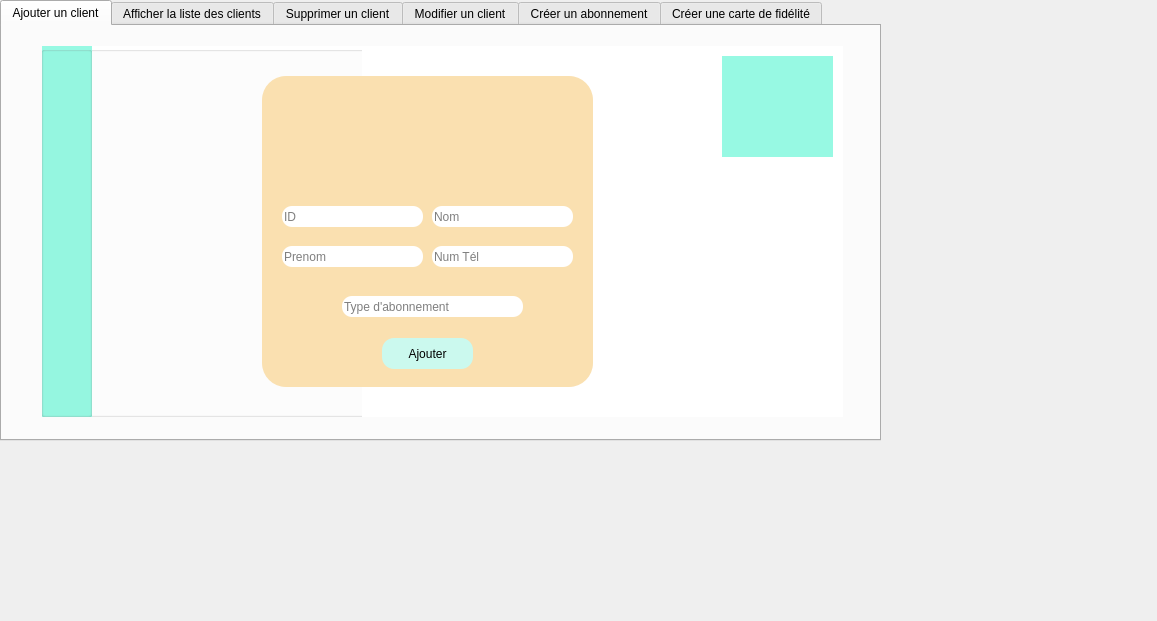
<?xml version="1.0" encoding="UTF-8"?>
<ui version="4.0">
 <class>Client</class>
 <widget class="QDialog" name="Client">
  <property name="geometry">
   <rect>
    <x>0</x>
    <y>0</y>
    <width>1157</width>
    <height>621</height>
   </rect>
  </property>
  <property name="windowTitle">
   <string>Dialog</string>
  </property>
  <widget class="QTabWidget" name="tabWidget">
   <property name="geometry">
    <rect>
     <x>0</x>
     <y>0</y>
     <width>881</width>
     <height>441</height>
    </rect>
   </property>
   <property name="styleSheet">
    <string notr="true"/>
   </property>
   <property name="currentIndex">
    <number>0</number>
   </property>
   <widget class="QWidget" name="tab">
    <attribute name="title">
     <string>Ajouter un client</string>
    </attribute>
    <widget class="QGroupBox" name="groupBox">
     <property name="geometry">
      <rect>
       <x>40</x>
       <y>20</y>
       <width>801</width>
       <height>371</height>
      </rect>
     </property>
     <property name="styleSheet">
      <string notr="true">background-color: rgb(255, 255, 255);</string>
     </property>
     <property name="title">
      <string/>
     </property>
     <widget class="QLabel" name="label">
      <property name="geometry">
       <rect>
        <x>320</x>
        <y>0</y>
        <width>481</width>
        <height>371</height>
       </rect>
      </property>
      <property name="text">
       <string/>
      </property>
      <property name="pixmap">
       <pixmap>../qt/1x/Fichier 5.png</pixmap>
      </property>
      <property name="scaledContents">
       <bool>true</bool>
      </property>
     </widget>
     <widget class="QGroupBox" name="groupBox_2">
      <property name="geometry">
       <rect>
        <x>220</x>
        <y>30</y>
        <width>331</width>
        <height>311</height>
       </rect>
      </property>
      <property name="styleSheet">
       <string notr="true">background-color: rgb(250, 224, 176);
border-radius:24px;</string>
      </property>
      <property name="title">
       <string/>
      </property>
      <widget class="QLabel" name="label_2">
       <property name="geometry">
        <rect>
         <x>120</x>
         <y>10</y>
         <width>91</width>
         <height>81</height>
        </rect>
       </property>
       <property name="text">
        <string/>
       </property>
       <property name="pixmap">
        <pixmap>../../Downloads/client.png</pixmap>
       </property>
       <property name="scaledContents">
        <bool>true</bool>
       </property>
      </widget>
      <widget class="QLineEdit" name="le_id">
       <property name="geometry">
        <rect>
         <x>20</x>
         <y>130</y>
         <width>141</width>
         <height>21</height>
        </rect>
       </property>
       <property name="styleSheet">
        <string notr="true">background-color: rgb(255, 255, 255);
border-radius:10px;</string>
       </property>
       <property name="placeholderText">
        <string>ID</string>
       </property>
      </widget>
      <widget class="QPushButton" name="pb_ajouter">
       <property name="geometry">
        <rect>
         <x>120</x>
         <y>262</y>
         <width>91</width>
         <height>31</height>
        </rect>
       </property>
       <property name="styleSheet">
        <string notr="true">QPushButton{
background-color: rgb(203, 249, 238);
border-radius:12px;
font: 12pt &quot;Book Antiqua&quot;;
}
QPushButton:hover{
	background-color: rgb(71, 255, 243);
}</string>
       </property>
       <property name="text">
        <string>Ajouter</string>
       </property>
      </widget>
      <widget class="QLineEdit" name="le_nom">
       <property name="geometry">
        <rect>
         <x>170</x>
         <y>130</y>
         <width>141</width>
         <height>21</height>
        </rect>
       </property>
       <property name="styleSheet">
        <string notr="true">background-color: rgb(255, 255, 255);
border-radius:10px;</string>
       </property>
       <property name="placeholderText">
        <string>Nom</string>
       </property>
      </widget>
      <widget class="QLineEdit" name="le_numtel">
       <property name="geometry">
        <rect>
         <x>170</x>
         <y>170</y>
         <width>141</width>
         <height>21</height>
        </rect>
       </property>
       <property name="styleSheet">
        <string notr="true">background-color: rgb(255, 255, 255);
border-radius:10px;</string>
       </property>
       <property name="placeholderText">
        <string>Num Tél</string>
       </property>
      </widget>
      <widget class="QLineEdit" name="le_prenom">
       <property name="geometry">
        <rect>
         <x>20</x>
         <y>170</y>
         <width>141</width>
         <height>21</height>
        </rect>
       </property>
       <property name="styleSheet">
        <string notr="true">background-color: rgb(255, 255, 255);
border-radius:10px;</string>
       </property>
       <property name="placeholderText">
        <string>Prenom</string>
       </property>
      </widget>
      <widget class="QLineEdit" name="le_type_abo">
       <property name="geometry">
        <rect>
         <x>80</x>
         <y>220</y>
         <width>181</width>
         <height>21</height>
        </rect>
       </property>
       <property name="styleSheet">
        <string notr="true">background-color: rgb(255, 255, 255);
border-radius:10px;</string>
       </property>
       <property name="placeholderText">
        <string>Type d'abonnement</string>
       </property>
      </widget>
     </widget>
     <widget class="QLabel" name="label_4">
      <property name="geometry">
       <rect>
        <x>680</x>
        <y>10</y>
        <width>111</width>
        <height>101</height>
       </rect>
      </property>
      <property name="styleSheet">
       <string notr="true">
background-color: rgb(151, 249, 227);</string>
      </property>
      <property name="text">
       <string/>
      </property>
      <property name="pixmap">
       <pixmap>../../Downloads/311049087_853191362701555_96167479992419810_n.png</pixmap>
      </property>
      <property name="scaledContents">
       <bool>true</bool>
      </property>
     </widget>
     <widget class="QGroupBox" name="groupBox_4">
      <property name="geometry">
       <rect>
        <x>-1</x>
        <y>0</y>
        <width>51</width>
        <height>371</height>
       </rect>
      </property>
      <property name="styleSheet">
       <string notr="true">background-color: rgb(151, 249, 227);</string>
      </property>
      <property name="title">
       <string/>
      </property>
     </widget>
    </widget>
   </widget>
   <widget class="QWidget" name="tab_2">
    <attribute name="title">
     <string>Afficher la liste des clients</string>
    </attribute>
    <widget class="QGroupBox" name="groupBox_7">
     <property name="geometry">
      <rect>
       <x>10</x>
       <y>20</y>
       <width>861</width>
       <height>371</height>
      </rect>
     </property>
     <property name="styleSheet">
      <string notr="true">background-color: rgb(255, 255, 255);</string>
     </property>
     <property name="title">
      <string/>
     </property>
     <widget class="QLabel" name="label_3">
      <property name="geometry">
       <rect>
        <x>460</x>
        <y>0</y>
        <width>401</width>
        <height>371</height>
       </rect>
      </property>
      <property name="text">
       <string/>
      </property>
      <property name="pixmap">
       <pixmap>../qt/1x/Fichier 5.png</pixmap>
      </property>
      <property name="scaledContents">
       <bool>true</bool>
      </property>
     </widget>
     <widget class="QGroupBox" name="groupBox_17">
      <property name="geometry">
       <rect>
        <x>160</x>
        <y>70</y>
        <width>551</width>
        <height>271</height>
       </rect>
      </property>
      <property name="styleSheet">
       <string notr="true">background-color: rgb(250, 224, 176);
border-radius:24px;</string>
      </property>
      <property name="title">
       <string/>
      </property>
      <widget class="QTableView" name="tab_client">
       <property name="geometry">
        <rect>
         <x>15</x>
         <y>20</y>
         <width>521</width>
         <height>231</height>
        </rect>
       </property>
      </widget>
     </widget>
     <widget class="QLabel" name="label_8">
      <property name="geometry">
       <rect>
        <x>730</x>
        <y>10</y>
        <width>111</width>
        <height>101</height>
       </rect>
      </property>
      <property name="styleSheet">
       <string notr="true">
background-color: rgb(151, 249, 227);</string>
      </property>
      <property name="text">
       <string/>
      </property>
      <property name="pixmap">
       <pixmap>../../Downloads/311049087_853191362701555_96167479992419810_n.png</pixmap>
      </property>
      <property name="scaledContents">
       <bool>true</bool>
      </property>
     </widget>
     <widget class="QGroupBox" name="groupBox_18">
      <property name="geometry">
       <rect>
        <x>-1</x>
        <y>0</y>
        <width>51</width>
        <height>371</height>
       </rect>
      </property>
      <property name="styleSheet">
       <string notr="true">background-color: rgb(151, 249, 227);</string>
      </property>
      <property name="title">
       <string/>
      </property>
     </widget>
     <widget class="QLabel" name="label_5">
      <property name="geometry">
       <rect>
        <x>60</x>
        <y>20</y>
        <width>191</width>
        <height>21</height>
       </rect>
      </property>
      <property name="styleSheet">
       <string notr="true">font: 20pt &quot;Book Antiqua&quot;;</string>
      </property>
      <property name="text">
       <string>Liste des clients</string>
      </property>
     </widget>
     <widget class="QLineEdit" name="lineEdit_rech">
      <property name="geometry">
       <rect>
        <x>280</x>
        <y>20</y>
        <width>301</width>
        <height>41</height>
       </rect>
      </property>
      <property name="styleSheet">
       <string notr="true">QLineEdit{
border-radius:16px;
background-color: rgb(219, 242, 165);
}

QLineEdit:hover{
	background-color: rgb(222, 242, 121);
}</string>
      </property>
     </widget>
     <widget class="QLabel" name="label_22">
      <property name="geometry">
       <rect>
        <x>550</x>
        <y>30</y>
        <width>21</width>
        <height>21</height>
       </rect>
      </property>
      <property name="styleSheet">
       <string notr="true">background-color: rgb(219, 242, 165);</string>
      </property>
      <property name="text">
       <string/>
      </property>
      <property name="pixmap">
       <pixmap>../../Downloads/chercher.png</pixmap>
      </property>
      <property name="scaledContents">
       <bool>true</bool>
      </property>
     </widget>
     <widget class="QPushButton" name="trier_desc">
      <property name="geometry">
       <rect>
        <x>10</x>
        <y>130</y>
        <width>131</width>
        <height>31</height>
       </rect>
      </property>
      <property name="styleSheet">
       <string notr="true">QPushButton{
background-color: rgb(203, 249, 238);
border-radius:12px;
font: 12pt &quot;Book Antiqua&quot;;
}
</string>
      </property>
      <property name="text">
       <string>Trier par nom</string>
      </property>
     </widget>
     <widget class="QPushButton" name="pdf">
      <property name="geometry">
       <rect>
        <x>10</x>
        <y>190</y>
        <width>131</width>
        <height>31</height>
       </rect>
      </property>
      <property name="styleSheet">
       <string notr="true">QPushButton{
background-color: rgb(203, 249, 238);
border-radius:12px;
font: 12pt &quot;Book Antiqua&quot;;
}
</string>
      </property>
      <property name="text">
       <string>Exporter en PDF</string>
      </property>
     </widget>
     <widget class="QPushButton" name="delete_client">
      <property name="geometry">
       <rect>
        <x>10</x>
        <y>250</y>
        <width>131</width>
        <height>31</height>
       </rect>
      </property>
      <property name="styleSheet">
       <string notr="true">QPushButton{
background-color: rgb(203, 249, 238);
border-radius:12px;
font: 12pt &quot;Book Antiqua&quot;;
}
</string>
      </property>
      <property name="text">
       <string>Supprimer</string>
      </property>
     </widget>
     <zorder>label_3</zorder>
     <zorder>groupBox_18</zorder>
     <zorder>label_5</zorder>
     <zorder>groupBox_17</zorder>
     <zorder>lineEdit_rech</zorder>
     <zorder>label_22</zorder>
     <zorder>trier_desc</zorder>
     <zorder>label_8</zorder>
     <zorder>pdf</zorder>
     <zorder>delete_client</zorder>
    </widget>
   </widget>
   <widget class="QWidget" name="tab_3">
    <attribute name="title">
     <string>Supprimer un client</string>
    </attribute>
    <widget class="QGroupBox" name="groupBox_3">
     <property name="geometry">
      <rect>
       <x>40</x>
       <y>20</y>
       <width>801</width>
       <height>371</height>
      </rect>
     </property>
     <property name="styleSheet">
      <string notr="true">background-color: rgb(255, 255, 255);</string>
     </property>
     <property name="title">
      <string/>
     </property>
     <widget class="QLabel" name="label_7">
      <property name="geometry">
       <rect>
        <x>320</x>
        <y>0</y>
        <width>481</width>
        <height>371</height>
       </rect>
      </property>
      <property name="text">
       <string/>
      </property>
      <property name="pixmap">
       <pixmap>../qt/1x/Fichier 5.png</pixmap>
      </property>
      <property name="scaledContents">
       <bool>true</bool>
      </property>
     </widget>
     <widget class="QGroupBox" name="groupBox_5">
      <property name="geometry">
       <rect>
        <x>220</x>
        <y>30</y>
        <width>331</width>
        <height>311</height>
       </rect>
      </property>
      <property name="styleSheet">
       <string notr="true">background-color: rgb(250, 224, 176);
border-radius:24px;</string>
      </property>
      <property name="title">
       <string/>
      </property>
      <widget class="QLineEdit" name="id_supp">
       <property name="geometry">
        <rect>
         <x>70</x>
         <y>140</y>
         <width>181</width>
         <height>41</height>
        </rect>
       </property>
       <property name="styleSheet">
        <string notr="true">background-color: rgb(255, 255, 255);
border-radius:10px;</string>
       </property>
       <property name="placeholderText">
        <string>ID</string>
       </property>
      </widget>
      <widget class="QPushButton" name="pb_supprimer">
       <property name="geometry">
        <rect>
         <x>110</x>
         <y>220</y>
         <width>101</width>
         <height>31</height>
        </rect>
       </property>
       <property name="styleSheet">
        <string notr="true">background-color: rgb(203, 249, 238);
border-radius:12px;
font: 12pt &quot;Book Antiqua&quot;;</string>
       </property>
       <property name="text">
        <string>Supprimer</string>
       </property>
      </widget>
      <widget class="QLabel" name="label_6">
       <property name="geometry">
        <rect>
         <x>120</x>
         <y>10</y>
         <width>81</width>
         <height>81</height>
        </rect>
       </property>
       <property name="text">
        <string/>
       </property>
       <property name="pixmap">
        <pixmap>../../Downloads/supprimer-lutilisateur (1).png</pixmap>
       </property>
       <property name="scaledContents">
        <bool>true</bool>
       </property>
      </widget>
     </widget>
     <widget class="QLabel" name="label_9">
      <property name="geometry">
       <rect>
        <x>680</x>
        <y>10</y>
        <width>111</width>
        <height>101</height>
       </rect>
      </property>
      <property name="styleSheet">
       <string notr="true">
background-color: rgb(151, 249, 227);</string>
      </property>
      <property name="text">
       <string/>
      </property>
      <property name="pixmap">
       <pixmap>../../Downloads/311049087_853191362701555_96167479992419810_n.png</pixmap>
      </property>
      <property name="scaledContents">
       <bool>true</bool>
      </property>
     </widget>
     <widget class="QGroupBox" name="groupBox_6">
      <property name="geometry">
       <rect>
        <x>-1</x>
        <y>0</y>
        <width>51</width>
        <height>371</height>
       </rect>
      </property>
      <property name="styleSheet">
       <string notr="true">background-color: rgb(151, 249, 227);</string>
      </property>
      <property name="title">
       <string/>
      </property>
     </widget>
    </widget>
   </widget>
   <widget class="QWidget" name="tab_4">
    <attribute name="title">
     <string>Modifier un client</string>
    </attribute>
    <widget class="QGroupBox" name="groupBox_8">
     <property name="geometry">
      <rect>
       <x>40</x>
       <y>20</y>
       <width>801</width>
       <height>371</height>
      </rect>
     </property>
     <property name="styleSheet">
      <string notr="true">background-color: rgb(255, 255, 255);</string>
     </property>
     <property name="title">
      <string/>
     </property>
     <widget class="QLabel" name="label_10">
      <property name="geometry">
       <rect>
        <x>320</x>
        <y>0</y>
        <width>481</width>
        <height>371</height>
       </rect>
      </property>
      <property name="text">
       <string/>
      </property>
      <property name="pixmap">
       <pixmap>../qt/1x/Fichier 5.png</pixmap>
      </property>
      <property name="scaledContents">
       <bool>true</bool>
      </property>
     </widget>
     <widget class="QGroupBox" name="groupBox_9">
      <property name="geometry">
       <rect>
        <x>220</x>
        <y>30</y>
        <width>331</width>
        <height>311</height>
       </rect>
      </property>
      <property name="styleSheet">
       <string notr="true">background-color: rgb(250, 224, 176);
border-radius:24px;</string>
      </property>
      <property name="title">
       <string/>
      </property>
      <widget class="QLabel" name="label_11">
       <property name="geometry">
        <rect>
         <x>120</x>
         <y>10</y>
         <width>91</width>
         <height>81</height>
        </rect>
       </property>
       <property name="text">
        <string/>
       </property>
       <property name="pixmap">
        <pixmap>../../Downloads/client.png</pixmap>
       </property>
       <property name="scaledContents">
        <bool>true</bool>
       </property>
      </widget>
      <widget class="QLineEdit" name="le_id_2">
       <property name="geometry">
        <rect>
         <x>20</x>
         <y>130</y>
         <width>141</width>
         <height>21</height>
        </rect>
       </property>
       <property name="styleSheet">
        <string notr="true">background-color: rgb(255, 255, 255);
border-radius:10px;</string>
       </property>
       <property name="placeholderText">
        <string>ID</string>
       </property>
      </widget>
      <widget class="QPushButton" name="pb_edit">
       <property name="geometry">
        <rect>
         <x>120</x>
         <y>262</y>
         <width>91</width>
         <height>31</height>
        </rect>
       </property>
       <property name="styleSheet">
        <string notr="true">background-color: rgb(203, 249, 238);
border-radius:12px;
font: 12pt &quot;Book Antiqua&quot;;</string>
       </property>
       <property name="text">
        <string>Modifier</string>
       </property>
      </widget>
      <widget class="QLineEdit" name="le_nom_2">
       <property name="geometry">
        <rect>
         <x>170</x>
         <y>130</y>
         <width>141</width>
         <height>21</height>
        </rect>
       </property>
       <property name="styleSheet">
        <string notr="true">background-color: rgb(255, 255, 255);
border-radius:10px;</string>
       </property>
       <property name="placeholderText">
        <string>Nom</string>
       </property>
      </widget>
      <widget class="QLineEdit" name="le_numtel_2">
       <property name="geometry">
        <rect>
         <x>170</x>
         <y>170</y>
         <width>141</width>
         <height>21</height>
        </rect>
       </property>
       <property name="styleSheet">
        <string notr="true">background-color: rgb(255, 255, 255);
border-radius:10px;</string>
       </property>
       <property name="placeholderText">
        <string>Num Tél</string>
       </property>
      </widget>
      <widget class="QLineEdit" name="le_prenom_2">
       <property name="geometry">
        <rect>
         <x>20</x>
         <y>170</y>
         <width>141</width>
         <height>21</height>
        </rect>
       </property>
       <property name="styleSheet">
        <string notr="true">background-color: rgb(255, 255, 255);
border-radius:10px;</string>
       </property>
       <property name="placeholderText">
        <string>Prenom</string>
       </property>
      </widget>
      <widget class="QLineEdit" name="le_type_abo_2">
       <property name="geometry">
        <rect>
         <x>70</x>
         <y>220</y>
         <width>181</width>
         <height>21</height>
        </rect>
       </property>
       <property name="styleSheet">
        <string notr="true">background-color: rgb(255, 255, 255);
border-radius:10px;</string>
       </property>
       <property name="placeholderText">
        <string>Type d'abonnement</string>
       </property>
      </widget>
     </widget>
     <widget class="QLabel" name="label_12">
      <property name="geometry">
       <rect>
        <x>680</x>
        <y>10</y>
        <width>111</width>
        <height>101</height>
       </rect>
      </property>
      <property name="styleSheet">
       <string notr="true">
background-color: rgb(151, 249, 227);</string>
      </property>
      <property name="text">
       <string/>
      </property>
      <property name="pixmap">
       <pixmap>../../Downloads/311049087_853191362701555_96167479992419810_n.png</pixmap>
      </property>
      <property name="scaledContents">
       <bool>true</bool>
      </property>
     </widget>
     <widget class="QGroupBox" name="groupBox_10">
      <property name="geometry">
       <rect>
        <x>-1</x>
        <y>0</y>
        <width>51</width>
        <height>371</height>
       </rect>
      </property>
      <property name="styleSheet">
       <string notr="true">background-color: rgb(151, 249, 227);</string>
      </property>
      <property name="title">
       <string/>
      </property>
     </widget>
    </widget>
   </widget>
   <widget class="QWidget" name="tab_5">
    <attribute name="title">
     <string>Créer un abonnement</string>
    </attribute>
    <widget class="QGroupBox" name="groupBox_11">
     <property name="geometry">
      <rect>
       <x>40</x>
       <y>20</y>
       <width>801</width>
       <height>371</height>
      </rect>
     </property>
     <property name="styleSheet">
      <string notr="true">background-color: rgb(255, 255, 255);</string>
     </property>
     <property name="title">
      <string/>
     </property>
     <widget class="QLabel" name="label_13">
      <property name="geometry">
       <rect>
        <x>320</x>
        <y>0</y>
        <width>481</width>
        <height>371</height>
       </rect>
      </property>
      <property name="text">
       <string/>
      </property>
      <property name="pixmap">
       <pixmap>../qt/1x/Fichier 5.png</pixmap>
      </property>
      <property name="scaledContents">
       <bool>true</bool>
      </property>
     </widget>
     <widget class="QGroupBox" name="groupBox_12">
      <property name="geometry">
       <rect>
        <x>220</x>
        <y>30</y>
        <width>331</width>
        <height>311</height>
       </rect>
      </property>
      <property name="styleSheet">
       <string notr="true">background-color: rgb(250, 224, 176);
border-radius:24px;</string>
      </property>
      <property name="title">
       <string/>
      </property>
      <widget class="QLineEdit" name="le_nom_abo">
       <property name="geometry">
        <rect>
         <x>20</x>
         <y>140</y>
         <width>141</width>
         <height>21</height>
        </rect>
       </property>
       <property name="styleSheet">
        <string notr="true">background-color: rgb(255, 255, 255);
border-radius:10px;</string>
       </property>
       <property name="placeholderText">
        <string>Nom</string>
       </property>
      </widget>
      <widget class="QPushButton" name="creer_abo">
       <property name="geometry">
        <rect>
         <x>120</x>
         <y>270</y>
         <width>91</width>
         <height>31</height>
        </rect>
       </property>
       <property name="styleSheet">
        <string notr="true">background-color: rgb(203, 249, 238);
border-radius:12px;
font: 12pt &quot;Book Antiqua&quot;;</string>
       </property>
       <property name="text">
        <string>Créer</string>
       </property>
      </widget>
      <widget class="QLineEdit" name="le_prenom_abo">
       <property name="geometry">
        <rect>
         <x>170</x>
         <y>140</y>
         <width>141</width>
         <height>21</height>
        </rect>
       </property>
       <property name="styleSheet">
        <string notr="true">background-color: rgb(255, 255, 255);
border-radius:10px;</string>
       </property>
       <property name="placeholderText">
        <string>Prenom</string>
       </property>
      </widget>
      <widget class="QLineEdit" name="le_rib">
       <property name="geometry">
        <rect>
         <x>70</x>
         <y>230</y>
         <width>181</width>
         <height>21</height>
        </rect>
       </property>
       <property name="styleSheet">
        <string notr="true">background-color: rgb(255, 255, 255);
border-radius:10px;</string>
       </property>
       <property name="placeholderText">
        <string>RIB</string>
       </property>
      </widget>
      <widget class="QLabel" name="label_16">
       <property name="geometry">
        <rect>
         <x>40</x>
         <y>170</y>
         <width>81</width>
         <height>16</height>
        </rect>
       </property>
       <property name="styleSheet">
        <string notr="true">font: 10pt &quot;Book Antiqua&quot;;</string>
       </property>
       <property name="text">
        <string>Abonnement</string>
       </property>
      </widget>
      <widget class="QLabel" name="label_14">
       <property name="geometry">
        <rect>
         <x>120</x>
         <y>10</y>
         <width>81</width>
         <height>71</height>
        </rect>
       </property>
       <property name="text">
        <string/>
       </property>
       <property name="pixmap">
        <pixmap>../../Downloads/sabonner.png</pixmap>
       </property>
       <property name="scaledContents">
        <bool>true</bool>
       </property>
      </widget>
      <widget class="QDateEdit" name="dateEdit">
       <property name="geometry">
        <rect>
         <x>80</x>
         <y>90</y>
         <width>191</width>
         <height>31</height>
        </rect>
       </property>
       <property name="styleSheet">
        <string notr="true">background-color: rgb(255, 255, 255);</string>
       </property>
      </widget>
      <widget class="QLabel" name="label_23">
       <property name="geometry">
        <rect>
         <x>20</x>
         <y>100</y>
         <width>47</width>
         <height>14</height>
        </rect>
       </property>
       <property name="text">
        <string>Date:</string>
       </property>
      </widget>
      <widget class="QComboBox" name="le_abo">
       <property name="geometry">
        <rect>
         <x>20</x>
         <y>190</y>
         <width>131</width>
         <height>22</height>
        </rect>
       </property>
       <property name="styleSheet">
        <string notr="true">background-color: rgb(255, 255, 255);</string>
       </property>
      </widget>
      <widget class="QLabel" name="label_19">
       <property name="geometry">
        <rect>
         <x>220</x>
         <y>170</y>
         <width>81</width>
         <height>16</height>
        </rect>
       </property>
       <property name="styleSheet">
        <string notr="true">font: 10pt &quot;Book Antiqua&quot;;</string>
       </property>
       <property name="text">
        <string>Paiement</string>
       </property>
      </widget>
      <widget class="QComboBox" name="le_paiement">
       <property name="geometry">
        <rect>
         <x>180</x>
         <y>190</y>
         <width>131</width>
         <height>22</height>
        </rect>
       </property>
       <property name="styleSheet">
        <string notr="true">background-color: rgb(255, 255, 255);</string>
       </property>
      </widget>
     </widget>
     <widget class="QLabel" name="label_15">
      <property name="geometry">
       <rect>
        <x>680</x>
        <y>10</y>
        <width>111</width>
        <height>101</height>
       </rect>
      </property>
      <property name="styleSheet">
       <string notr="true">
background-color: rgb(151, 249, 227);</string>
      </property>
      <property name="text">
       <string/>
      </property>
      <property name="pixmap">
       <pixmap>../../Downloads/311049087_853191362701555_96167479992419810_n.png</pixmap>
      </property>
      <property name="scaledContents">
       <bool>true</bool>
      </property>
     </widget>
     <widget class="QGroupBox" name="groupBox_13">
      <property name="geometry">
       <rect>
        <x>-1</x>
        <y>0</y>
        <width>51</width>
        <height>371</height>
       </rect>
      </property>
      <property name="styleSheet">
       <string notr="true">background-color: rgb(151, 249, 227);</string>
      </property>
      <property name="title">
       <string/>
      </property>
     </widget>
     <widget class="QPushButton" name="stat">
      <property name="geometry">
       <rect>
        <x>60</x>
        <y>180</y>
        <width>131</width>
        <height>31</height>
       </rect>
      </property>
      <property name="styleSheet">
       <string notr="true">QPushButton{
background-color: rgb(203, 249, 238);
border-radius:12px;
font: 12pt &quot;Book Antiqua&quot;;
}
</string>
      </property>
      <property name="text">
       <string>STAT</string>
      </property>
     </widget>
    </widget>
   </widget>
   <widget class="QWidget" name="tab_6">
    <attribute name="title">
     <string>Créer une carte de fidélité</string>
    </attribute>
    <widget class="QGroupBox" name="groupBox_14">
     <property name="geometry">
      <rect>
       <x>40</x>
       <y>20</y>
       <width>801</width>
       <height>371</height>
      </rect>
     </property>
     <property name="styleSheet">
      <string notr="true">background-color: rgb(255, 255, 255);</string>
     </property>
     <property name="title">
      <string/>
     </property>
     <widget class="QLabel" name="label_17">
      <property name="geometry">
       <rect>
        <x>320</x>
        <y>0</y>
        <width>481</width>
        <height>371</height>
       </rect>
      </property>
      <property name="text">
       <string/>
      </property>
      <property name="pixmap">
       <pixmap>../qt/1x/Fichier 5.png</pixmap>
      </property>
      <property name="scaledContents">
       <bool>true</bool>
      </property>
     </widget>
     <widget class="QGroupBox" name="groupBox_15">
      <property name="geometry">
       <rect>
        <x>220</x>
        <y>30</y>
        <width>331</width>
        <height>311</height>
       </rect>
      </property>
      <property name="styleSheet">
       <string notr="true">background-color: rgb(250, 224, 176);
border-radius:24px;</string>
      </property>
      <property name="title">
       <string/>
      </property>
      <widget class="QLineEdit" name="id_fidelite">
       <property name="geometry">
        <rect>
         <x>90</x>
         <y>110</y>
         <width>151</width>
         <height>31</height>
        </rect>
       </property>
       <property name="styleSheet">
        <string notr="true">background-color: rgb(255, 255, 255);
border-radius:10px;</string>
       </property>
       <property name="placeholderText">
        <string>ID</string>
       </property>
      </widget>
      <widget class="QPushButton" name="creer_fidelite">
       <property name="geometry">
        <rect>
         <x>120</x>
         <y>260</y>
         <width>91</width>
         <height>31</height>
        </rect>
       </property>
       <property name="styleSheet">
        <string notr="true">background-color: rgb(203, 249, 238);
border-radius:12px;
font: 12pt &quot;Book Antiqua&quot;;</string>
       </property>
       <property name="text">
        <string>Créer</string>
       </property>
      </widget>
      <widget class="QSpinBox" name="points_fidelite">
       <property name="enabled">
        <bool>true</bool>
       </property>
       <property name="geometry">
        <rect>
         <x>80</x>
         <y>170</y>
         <width>181</width>
         <height>31</height>
        </rect>
       </property>
       <property name="mouseTracking">
        <bool>true</bool>
       </property>
       <property name="tabletTracking">
        <bool>true</bool>
       </property>
       <property name="acceptDrops">
        <bool>true</bool>
       </property>
       <property name="autoFillBackground">
        <bool>true</bool>
       </property>
       <property name="styleSheet">
        <string notr="true">background-color: rgb(255, 255, 255);</string>
       </property>
       <property name="wrapping">
        <bool>false</bool>
       </property>
       <property name="frame">
        <bool>true</bool>
       </property>
       <property name="buttonSymbols">
        <enum>QAbstractSpinBox::PlusMinus</enum>
       </property>
       <property name="keyboardTracking">
        <bool>true</bool>
       </property>
       <property name="value">
        <number>10</number>
       </property>
      </widget>
      <widget class="QLabel" name="label_21">
       <property name="geometry">
        <rect>
         <x>20</x>
         <y>180</y>
         <width>41</width>
         <height>16</height>
        </rect>
       </property>
       <property name="styleSheet">
        <string notr="true">font: 10pt &quot;Book Antiqua&quot;;</string>
       </property>
       <property name="text">
        <string>Points:</string>
       </property>
      </widget>
     </widget>
     <widget class="QLabel" name="label_20">
      <property name="geometry">
       <rect>
        <x>680</x>
        <y>10</y>
        <width>111</width>
        <height>101</height>
       </rect>
      </property>
      <property name="styleSheet">
       <string notr="true">
background-color: rgb(151, 249, 227);</string>
      </property>
      <property name="text">
       <string/>
      </property>
      <property name="pixmap">
       <pixmap>../../Downloads/311049087_853191362701555_96167479992419810_n.png</pixmap>
      </property>
      <property name="scaledContents">
       <bool>true</bool>
      </property>
     </widget>
     <widget class="QGroupBox" name="groupBox_16">
      <property name="geometry">
       <rect>
        <x>-1</x>
        <y>0</y>
        <width>51</width>
        <height>371</height>
       </rect>
      </property>
      <property name="styleSheet">
       <string notr="true">background-color: rgb(151, 249, 227);</string>
      </property>
      <property name="title">
       <string/>
      </property>
     </widget>
     <widget class="QLabel" name="label_24">
      <property name="geometry">
       <rect>
        <x>330</x>
        <y>40</y>
        <width>101</width>
        <height>91</height>
       </rect>
      </property>
      <property name="styleSheet">
       <string notr="true">background-color: rgb(250, 224, 176);</string>
      </property>
      <property name="text">
       <string/>
      </property>
      <property name="pixmap">
       <pixmap>../../Downloads/carte-de-fidelite.png</pixmap>
      </property>
      <property name="scaledContents">
       <bool>true</bool>
      </property>
     </widget>
    </widget>
   </widget>
  </widget>
 </widget>
 <resources/>
 <connections/>
</ui>
